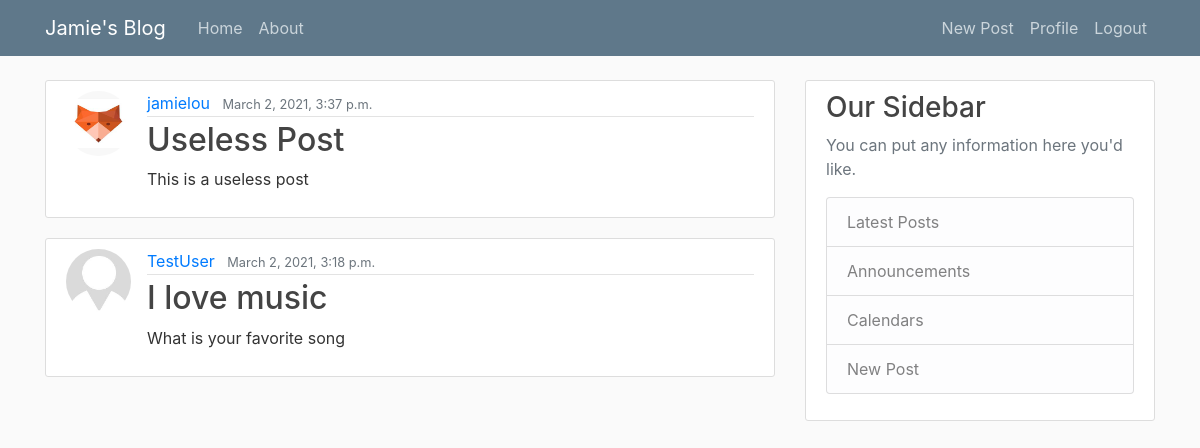
The app's page / (signed in) with its own data.
### blog/models.py (models this page shows, shortened)
class Post(models.Model):
    title = models.CharField(max_length = 100)
    body = models.TextField()
    date_posted = models.DateTimeField(default = timezone.now)
    author = models.ForeignKey(User, on_delete=models.CASCADE)

### user/models.py (models this page shows, shortened)
class Profile(models.Model):
    user = models.OneToOneField(User, on_delete=models.CASCADE)
    image = models.ImageField(default='default.jpg', upload_to='profile_pics')

### blog/views.py (the view)
# urls.py: path('', views.PostListView.as_view(), name='blog-home'),
class PostListView(ListView):
    model = Post
    template_name = 'blog/home.html' # <app>/<model>_<viewtype>.html e.g blog/post_list.html
    context_object_name = 'posts'
    ordering = ['-date_posted']
    paginate_by = 2

### blog/templates/blog/home.html
{% extends "blog/base.html" %}
{% block content %}
{% for post in posts %}
<article class="media content-section">
    <img class="rounded-circle article-img" src="{{ post.author.profile.image.url }}"></img>
    <div class="media-body">
        <div class="article-metadata">
            <a class="mr-2" href="#">{{ post.author }}</a>
            <small class="text-muted">{{ post.date_posted }}</small>
        </div>
        <h2><a class="article-title" href="{% url 'post-detail' post.id %}">{{ post.title }}</a></h2>
        <p class="article-content">{{ post.body }}</p>
    </div>
</article>
{% endfor %}
{% endblock content %}

### blog/static/blog/main.css (style rules this page uses)
body { background: #fafafa; color: #333333; margin-top: 5rem; }
h1, h2, h3, h4, h5, h6 { color: #444444; }
.content-section { background: #ffffff; padding: 10px 20px; border: 1px solid #dddddd; border-radius: 3px; margin-bottom: 20px; }
.article-title { color: #444444; }
.article-content { white-space: pre-line; }
.article-img { height: 65px; width: 65px; margin-right: 16px; }
.article-metadata { padding-bottom: 1px; margin-bottom: 4px; border-bottom: 1px solid #e3e3e3 }

### records on screen
Post: author.profile.image (picture), author "jamielou", date_posted "March 2, 2021, 3:37 p.m.", title "Useless Post", body "This is a useless post"
Post: author.profile.image (placeholder picture), author "TestUser", date_posted "March 2, 2021, 3:18 p.m.", title "I love music", body "What is your favorite song"
